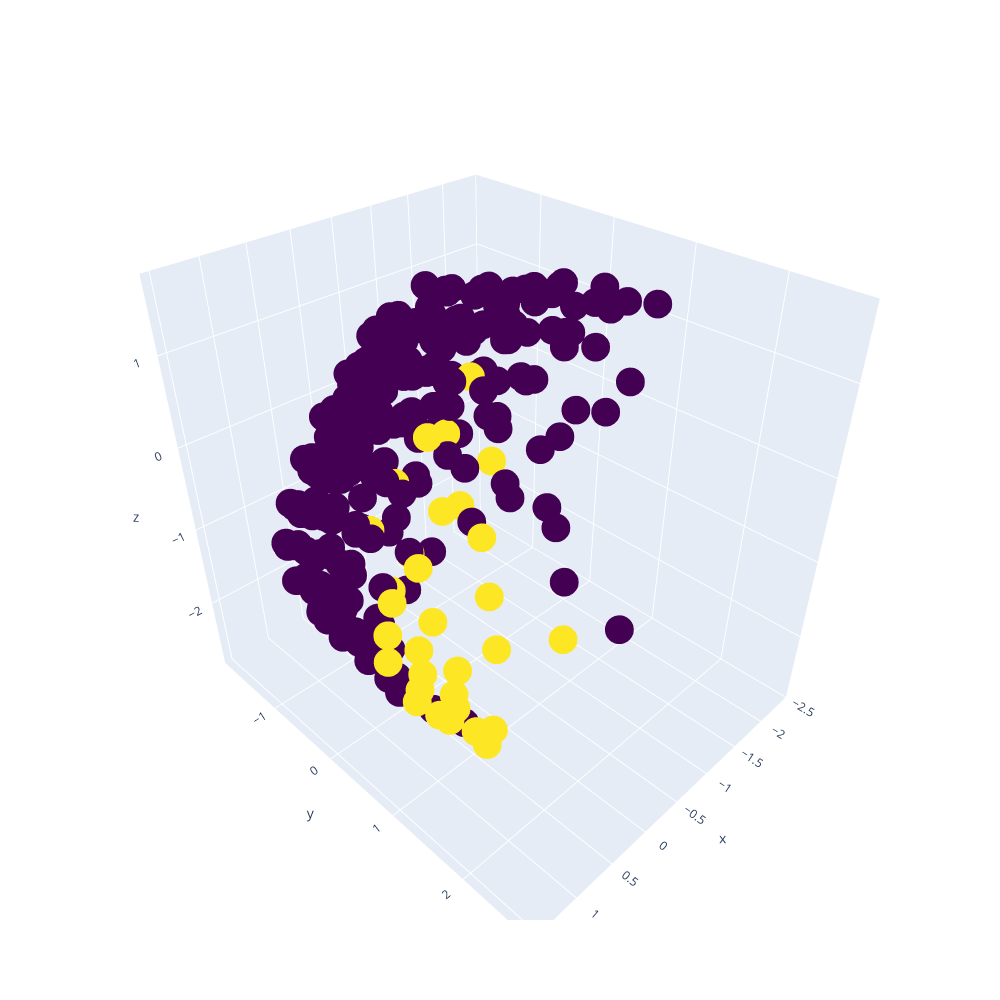

Write notebook code for a chart like this one.
### Code cell
z_mean, _, _ = encoder.predict(np.concatenate([X_train, X_test]),
                                   batch_size=batch_size)

fig = go.Figure((go.Scatter3d(
    x=z_mean[:, 0],
    y = z_mean[:, 1],
    z = z_mean[:, 2],
    name="z",
    mode='markers',
    text = [repr(p) for p in partitions],
    marker=dict(
        size=10,
        color = colorings,
        colorscale='Viridis',
    )
)))

fig.update_layout(
    autosize=False,
    width=1000,
    height=1000,
)

fig.show()

### Figure 1 — Plotly figure (JSON) as saved in the notebook; plotly's stock layout.template omitted (floating-point values rounded to 4 significant figures; data arrays with more than 128 entries replaced by an {"elided": "..."} marker saying what was removed)
{"data": [{"marker": {"color": {"elided": "317 int values"}, "colorscale": [[0, "#440154"], [0.1111, "#482878"], [0.2222, "#3e4989"], [0.3333, "#31688e"], [0.4444, "#26828e"], [0.5556, "#1f9e89"], [0.6667, "#35b779"], [0.7778, "#6ece58"], [0.8889, "#b5de2b"], [1, "#fde725"]], "size": 10}, "mode": "markers", "name": "z", "text": {"elided": "317 str values"}, "type": "scatter3d", "x": {"elided": "317 float values"}, "y": {"elided": "317 float values"}, "z": {"elided": "317 float values"}}], "layout": {"autosize": false, "height": 1000, "width": 1000}}
